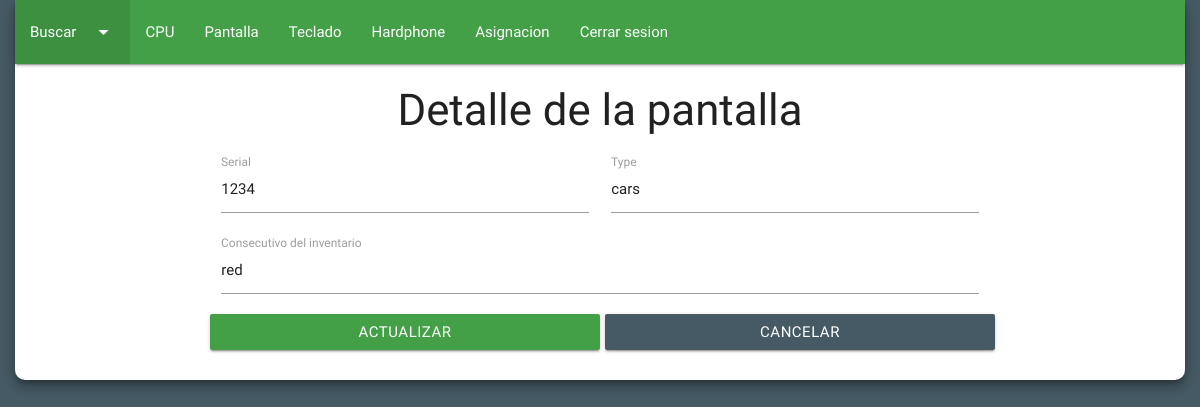
The page /?detalle=1234&c=admin&a=DetallePantalla (signed in) on the database its author committed.
### tables this page shows
CREATE TABLE `pantalla` (
  `pant_id` int(11) NOT NULL COMMENT 'En este campo se almacena la clave primaria de cada registro. Este campo es la llave primaria de la tabla.',
  `pant_serial` varchar(50) NOT NULL COMMENT 'En este campo se va a almacenar el serial de la pantalla que se esta registrando.',
  `pant_type` varchar(50) NOT NULL COMMENT 'En este campo se va a almacenar el type de la pantalla que se esta registrando.',
  `pant_consecutivo` varchar(50) NOT NULL COMMENT 'En este campo se va a almacenar el consecutivo de inventario de cada pantalla que se esta registrando.',
  `pant_estado` varchar(50) NOT NULL COMMENT 'Este campo almacena el estado de una pantalla determinada, ya sea asignado o sin asignacion.'
);

### model/conn.model.php (called while the page is built, shortened)
<?php
class DataBase{
  private static $db_host = "localhost";
  private static $db_name = "inventario";
  private static $db_user = "root";
  private static $db_pass = "";
  private static $db_conn = null;
  public static function connect(){
    if(self::$db_conn == null){
      try{
        self::$db_conn = new PDO("mysql:host=".self::$db_host.";dbname=".self::$db_name,self::$db_user,self::$db_pass);
        self::$db_conn->exec("SET CHARACTER SET utf8");
      }catch(PDOException $e){
        die($e->getMessage());
      }
    }
    return self::$db_conn;
  }
}
?>

### model/user.model.php (called while the page is built, shortened)
<?php
class UserModel{
  private $pdo;
  public function __CONSTRUCT(){
    try{
      $this->pdo = DataBase::connect();
      $this->pdo->setAttribute(PDO::ATTR_ERRMODE,PDO::ERRMODE_EXCEPTION);
    }catch(PDOException $e){
      die($e->getMessage());
    }
  }
  public function DetallePantalla($detalle){
    try {
      $sql= "SELECT * FROM pantalla WHERE pant_serial= '$detalle'";
      $query= $this->pdo->prepare($sql);
      $query->execute();
      $result= $query->fetchALL(PDO::FETCH_OBJ);
    } catch (PDOException $e) {
      die($e->getMessage());
    }
    return $result;
  }
}
 ?>

### view/modules/admin/detallePantalla.php (the view, shortened to what this page needs)
<div class="row z-depth-4" id="cuerpo">
  <nav>
    <div class="nav-wrapper green darken-1">
      <ul>
        <li class="active"><a class="dropdown-button" data-activates="dropdown1" href="">Buscar<i class="material-icons right">arrow_drop_down</i></a></li>
        <li><a href="?c=admin&a=Equipo">CPU</a></li>
        <li><a href="?c=admin&a=Pantalla">Pantalla</a></li>
        <li><a href="?c=admin&a=Teclado">Teclado</a></li>
        <li><a href="?c=admin&a=Hardphone">Hardphone</a></li>
        <li><a href="?c=admin&a=Asignacion">Asignacion</a></li>
        <li><a href="?c=admin&a=logout" onclick="return confirm('¿Desea cerrar sesion?')">Cerrar sesion</a></li>
      </ul>
    </div>
  </nav>
  <form action="?c=admin&a=UpdatePantalla" method="post">
    <h3>Detalle de la pantalla</h3>
    <?php foreach($result as $data){ ?>
    <div class="input-field col s4 offset-s2">
      <input type="text" name="data[]" value="<?php echo $data->pant_serial; ?>" required>
      <label>Serial</label>
    </div>
    <div class="input-field col s4">
      <input type="text" name="data[]" value="<?php echo $data->pant_type; ?>" required>
      <label>Type</label>
    </div>
    <div class="input-field col s8 offset-s2">
      <input type="text" name="data[]" value="<?php echo $data->pant_consecutivo ?>" required>
      <label>Consecutivo del inventario</label>
    </div>
    <button id="btn" type="submit" class="btn waves-effect waves-light col s4 offset-s2 green darken-1">Actualizar</button>
  <?php } ?>
  </form>
  <a href="?c=admin&a=ReadPantalla" class="btn waves-effect waves-light col s4 blue-grey darken-2">Cancelar</a>
</div>

### view/assets/css/main.css (style rules this page uses)
body { background-color: #455a64; }
#cuerpo { border-radius: 10px; background-color: white; margin-left: 15px; margin-right: 15px; }
h3, h5 { text-align: center; }
#btnGuardar, #btn { margin-bottom: 30px; margin-right: 5px; }

### rows shown on the page
pantalla: pant_serial "1234", pant_type "cars", pant_consecutivo "red"
